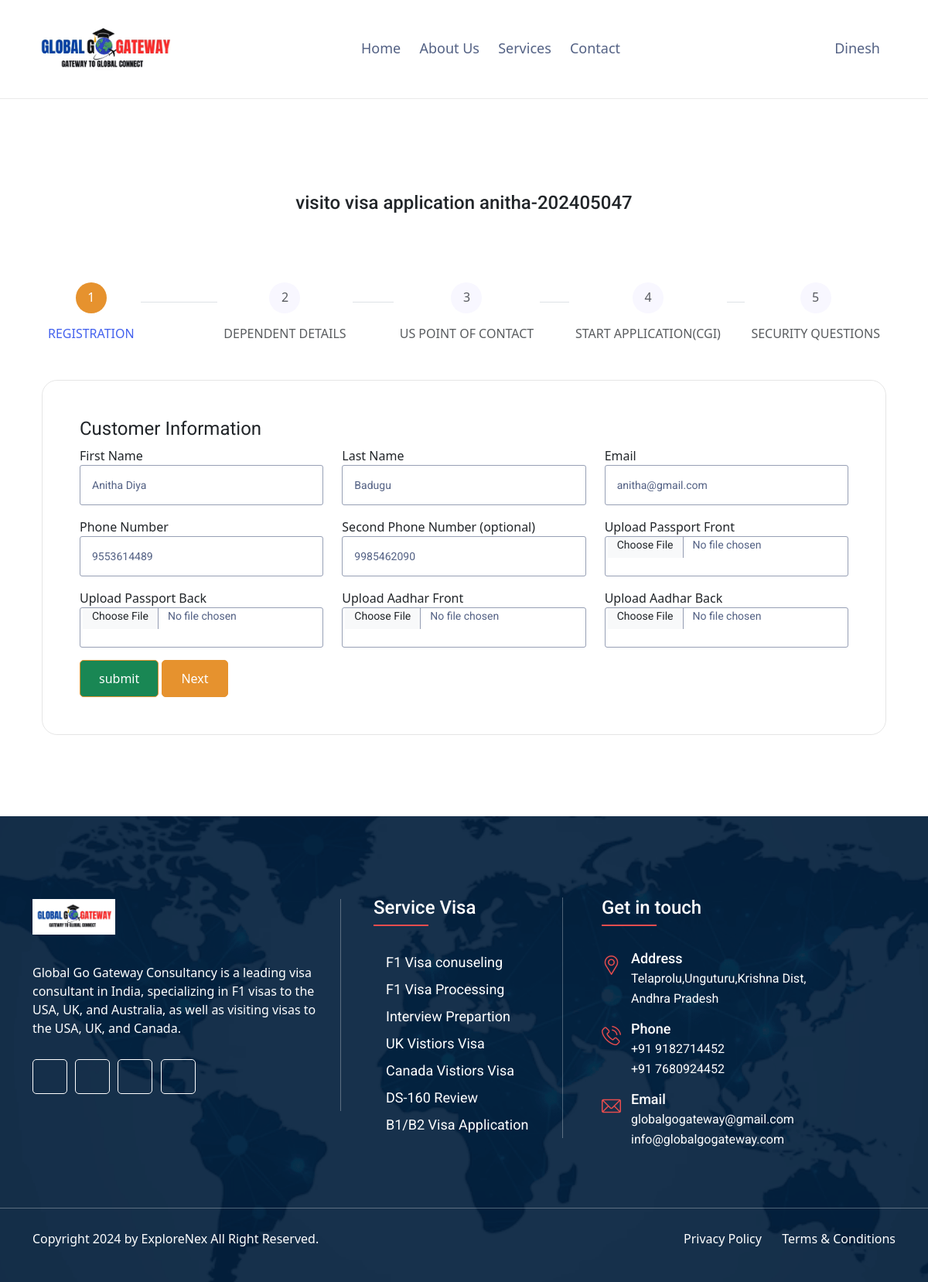
Before: /visa_application/7/ (signed in) with the older database file.
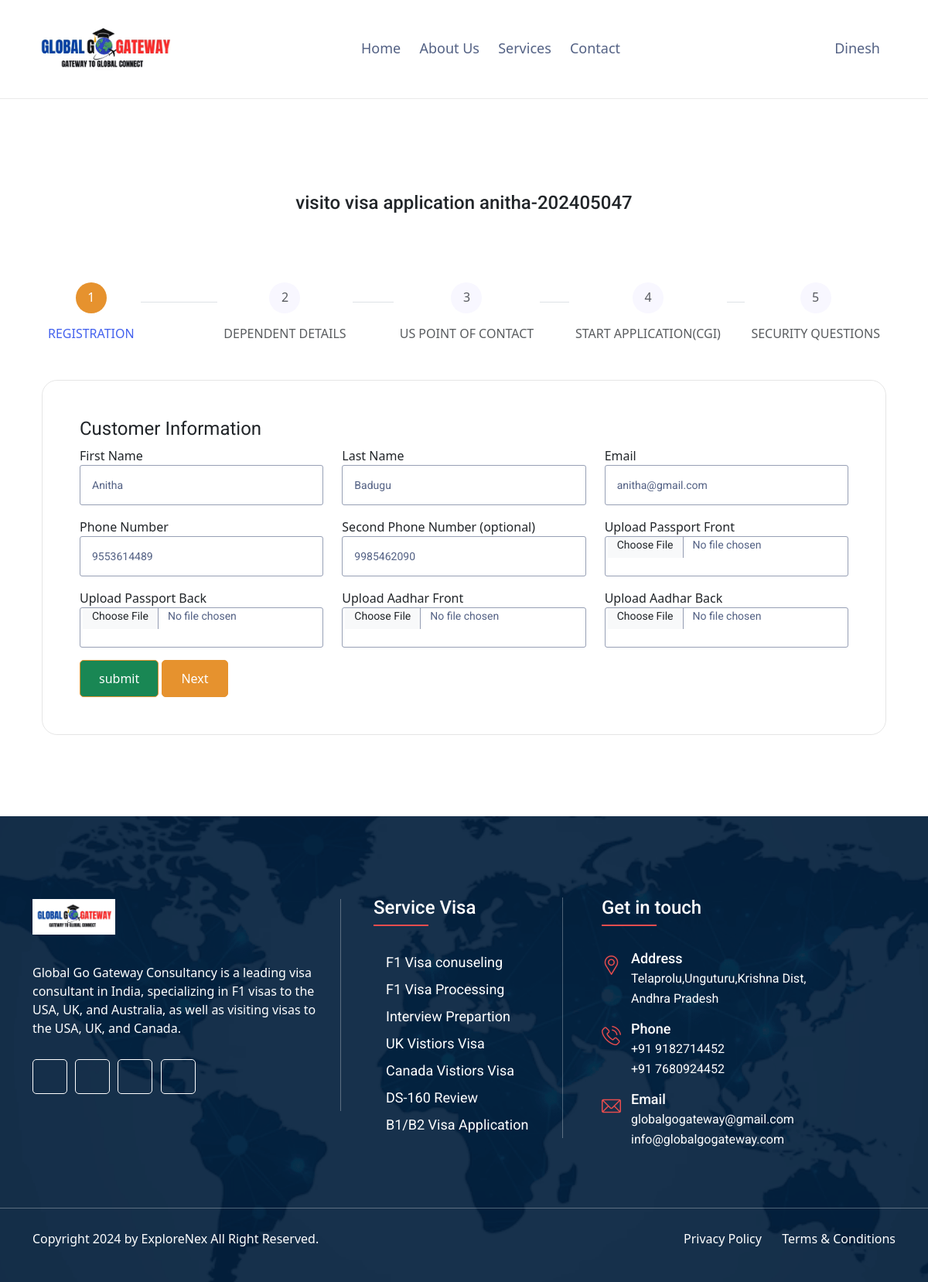
After: the same page with the newer database file.
### app/models.py (models this page shows, shortened)
class Users(AbstractBaseUser, PermissionsMixin):
    email = models.EmailField(unique=True)
    username = models.CharField(max_length=100, unique=True)
    phone = models.CharField(max_length=20, unique=True)
    first_name = models.CharField(max_length=100, blank=True, null=True)
    last_name = models.CharField(max_length=100, blank=True, null=True)
    date_of_birth = models.DateField(blank=True, null=True)
    profile_image = models.ImageField(upload_to='profile_images/', blank=True, null=True)
    referal_code  = models.CharField(max_length=100,blank=True, null=True)
    pincode = models.IntegerField(blank=True, null=True)
    address = models.TextField(blank=True, null=True)
    videos_show = models.BooleanField(default=True)
    created_at = models.DateTimeField(auto_now_add=True)
    updated_at = models.DateTimeField(auto_now=True)
    VISIBLE = True
    HIDDEN = False
    VISIBILITY_CHOICES = [
        (VISIBLE, 'Visible'),
        (HIDDEN, 'Hidden'),
    ]
    videos_show = models.BooleanField(choices=VISIBILITY_CHOICES, default=VISIBLE)
    is_active = models.BooleanField(default=True)
    is_staff = models.BooleanField(default=False)
    USERNAME_FIELD = 'email'
    REQUIRED_FIELDS = ['username', 'phone']
    objects = UserManager()
    otp = models.IntegerField(blank=True, null=True)
    role = models.CharField(choices=user_roles,max_length=100,null=True,blank=True,default='admin')

### app/views.py (the view)
# urls.py: path('visa_application/<int:userid>/',visa_application , name='visa_application'),
@login_required
@csrf_exempt
def visa_application(request,userid):
    context = {}
    try:
        save_user = Users.objects.filter(id=userid).first()
        context['applicant'] = VisaApplication.objects.filter(user_id=userid).first()
        context['customer'] = save_user
        application_number = context['applicant'].id
        context['uspoint'] = PointOfContact.objects.filter(application_user_id=application_number).first()
        context['cgi'] = SecurityQuestion.objects.filter(application_user_id=application_number).first()
        context['ceac'] = ceac_application.objects.filter(application_user_id=application_number).first()
        return render(request, 'uifiles/visa_application.html',context)
    except template.TemplateDoesNotExist:
        html_template = loader.get_template('uifiles/page-404.html')
        return HttpResponse(html_template.render(context, request))
    except:
        html_template = loader.get_template('uifiles/page-500.html')
        return HttpResponse(html_template.render(context, request))

### templates/uifiles/visa_application.html (shortened to what the changed rows need)
{% extends 'uifiles/base.html' %}
{% load static %}
{% block content %}
<section class="singleCountrySection">
    <div class="container">
        <div class="row">
            <div class="signup-area page-padding">
                <div class="container">
                    <div class="row">
                        <div class=" col-md-12 col-sm-12 col-xs-12">
                            <div class="signup-page">
                                <div class="login-form signup-form">
                                    <h4 class="login-title text-center">visito visa application {{customer.username}}-{{applicant.applicationNo}}</h4>
                                    <div class="row">
                                        <div>
                                            <div>
                                                <div id="multi-step-form-container">
                                                    <form id="userAccountSetupForm" class="contactForm"
                                                        name="userAccountSetupForm" enctype="multipart/form-data"
                                                        method="POST">
                                                        <section id="step-1" class="form-step">
                                                            <div class="row">
                                                                <div class="col-md-4 col-sm-12 col-xs-12">
                                                                    <label for="">First Name</label>
                                                                    <input type="text" id="first_name" name="first_name"
                                                                        value="{{customer.first_name}}" class="form-control"
                                                                        placeholder="Please enter first name" required
                                                                        data-error="Please enter your first name">
                                                                </div>
                                                                <div class="col-md-4 col-sm-12 col-xs-12">
                                                                    <label for="">Last Name</label>
                                                                    <input type="text" id="last_name" name="last_name"
                                                                        value="{{customer.last_name}}" class="form-control"
                                                                        placeholder="Please enter first name" required
                                                                        data-error="Please enter your first name">
                                                                </div>
                                                                <div class="col-md-4 col-sm-12 col-xs-12">
                                                                    <label for="">Email</label>
                                                                    <input type="text" id="email" name="email" value="{{customer.email}}"
                                                                        class="form-control"
                                                                        placeholder="Please enter email"
                                                                        data-error="Please enter your email">
                                                                </div>
                                                                <div class="col-md-4 col-sm-12 col-xs-12 mt-3">
                                                                    <label for="">Phone Number</label>
                                                                    <input type="text" id="phone_number"
                                                                        name="phone_number" value="{{customer.phone}}"
                                                                        class="form-control"
                                                                        placeholder="Please enter phone number"
                                                                        data-error="Please enter your phone number">
                                                                </div>
                                                            </div>
                                                        </section>
                                                    </form>
                                                </div>
                                            </div>
                                        </div>
                                    </div>
                                </div>
                            </div>
                        </div>
                    </div>
                </div>
            </div>
        </div>
    </div>
</section>
{% endblock %}

Changed rows visible on the page:
changed Users "anitha": first_name "Anitha Diya" → "Anitha"
